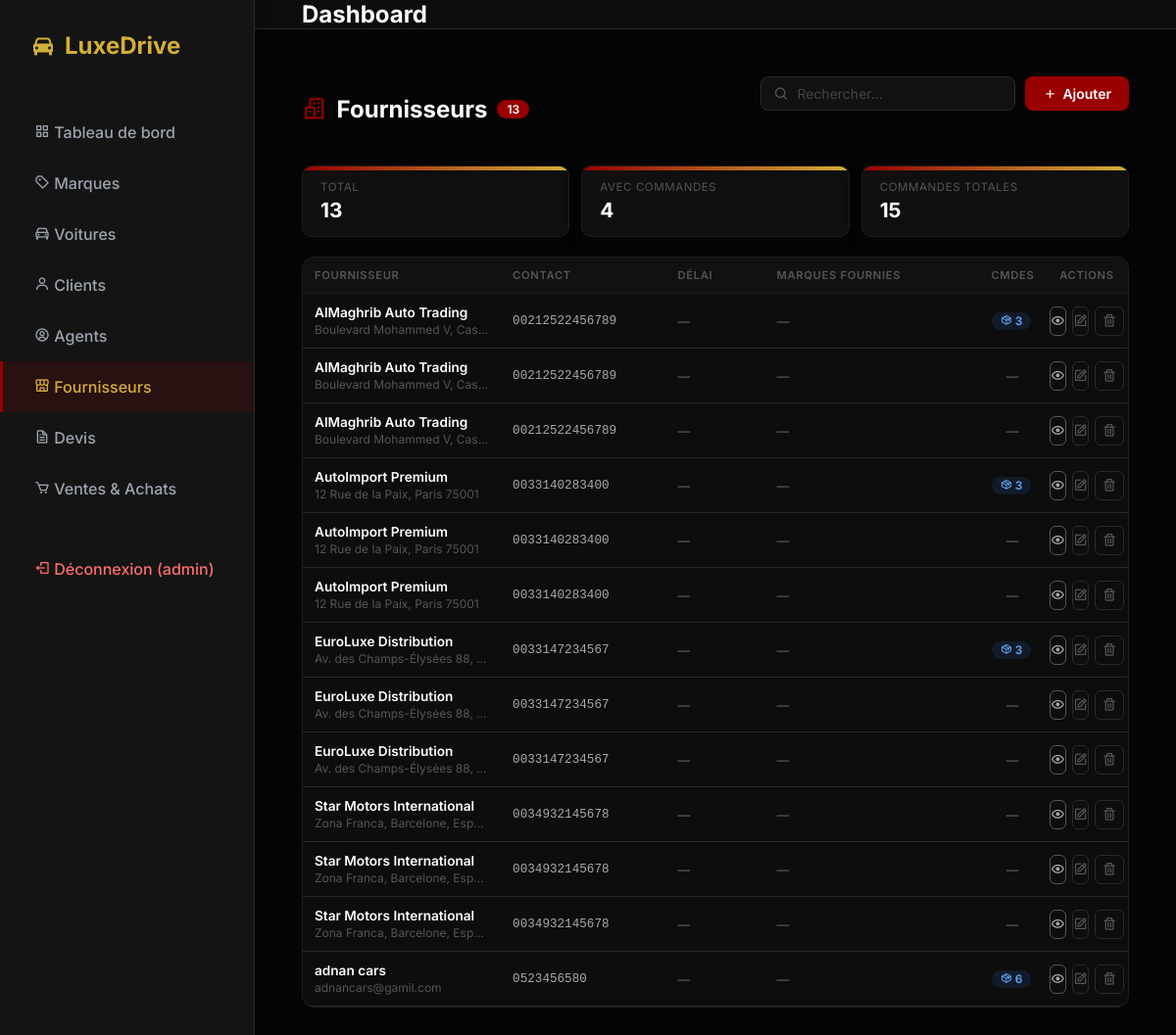
The app's page /fournisseurs (signed in), older data.
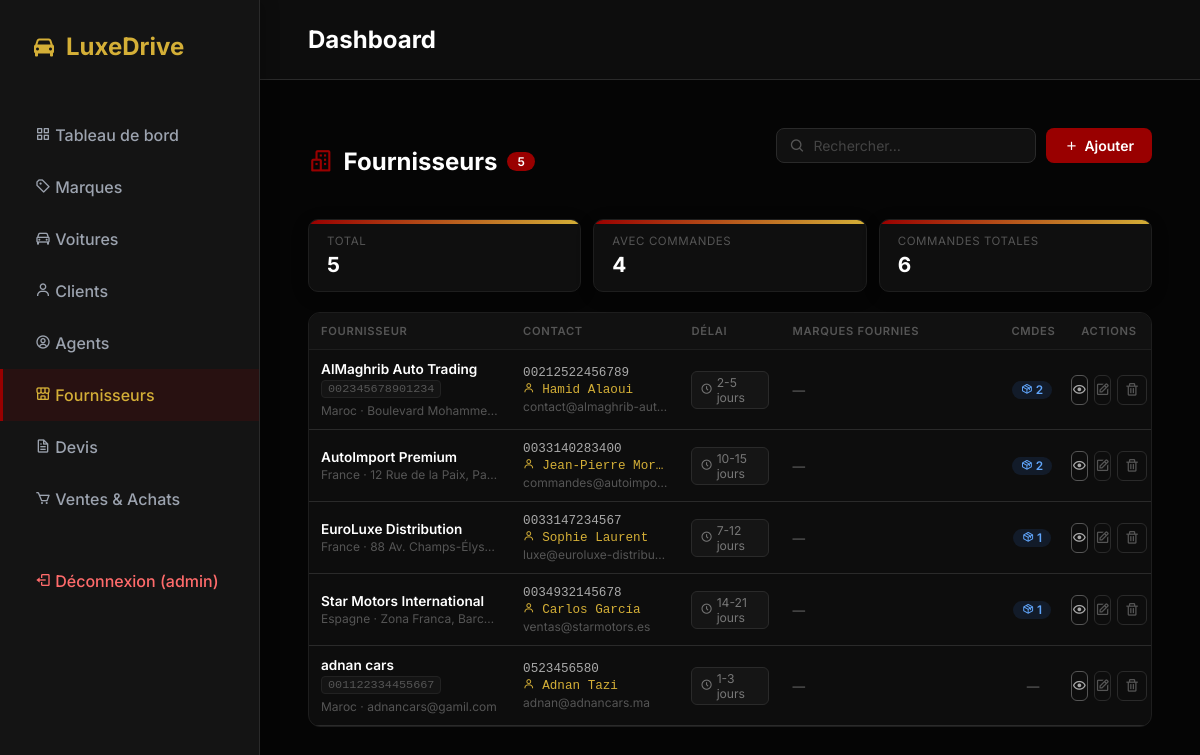
The same page, newer data.
### tables this page shows
CREATE TABLE fournisseur (
    id_fournisseur INTEGER PRIMARY KEY AUTOINCREMENT,
    nom TEXT,
    adresse TEXT,
    telephone TEXT
, ice              TEXT, pays             TEXT, delai_livraison  TEXT, contact_personnel TEXT, email            TEXT);

### app.py (the view, shortened to what this page needs)
@app.route('/fournisseurs', methods=('GET', 'POST'))
@admin_required
def fournisseurs():
    db = get_db()
    cur = db.cursor()
    cur.execute('''
        SELECT
            f.id_fournisseur, f.nom, f.adresse, f.telephone, f.email,
            f.ice, f.pays, f.delai_livraison, f.contact_personnel,
            COUNT(DISTINCT ca.id_cmdA)          AS nb_commandes,
            GROUP_CONCAT(DISTINCT mq.nom_marque) AS marques_fournies
        FROM fournisseur f
        LEFT JOIN commande_achat   ca ON f.id_fournisseur = ca.id_fournisseur
        LEFT JOIN fournisseur_marque fm ON f.id_fournisseur = fm.id_fournisseur
        LEFT JOIN marque            mq ON fm.id_marque = mq.id_marque
        GROUP BY f.id_fournisseur
        ORDER BY f.nom
    ''')
    fournisseurs_list = cur.fetchall()
    cur.execute('SELECT MIN(id_marque) as id_marque, nom_marque FROM marque GROUP BY nom_marque ORDER BY nom_marque')
    marques_list = cur.fetchall()
    cur.execute('''
        SELECT m.id_modele, m.nom_modele, m.id_marque, mq.nom_marque
        FROM modele m JOIN marque mq ON m.id_marque = mq.id_marque
        WHERE m.id_marque IN (SELECT MIN(id_marque) FROM marque GROUP BY nom_marque)
        ORDER BY mq.nom_marque, m.nom_modele
    ''')
    modeles_list = cur.fetchall()
    return render_template('fournisseurs.html',
                           fournisseurs=fournisseurs_list,
                           marques=marques_list,
                           modeles=modeles_list)

### app.py (called while the page is built)
def get_db():
    db = getattr(g, '_database', None)
    if db is None:
        db = g._database = sqlite3.connect(DATABASE)
        db.row_factory = sqlite3.Row
    return db

@app.teardown_appcontext
def close_connection(exception):
    db = getattr(g, '_database', None)
    if db is not None:
        db.close()

@app.before_request
def load_logged_in_user():
    user_id = session.get('user_id')
    if user_id is None:
        g.user = None
    else:
        db = get_db()
        cur = db.cursor()
        cur.execute('SELECT * FROM user WHERE id_user = ?', (user_id,))
        g.user = cur.fetchone()

def admin_required(f):
    @wraps(f)
    def decorated_function(*args, **kwargs):
        if 'user_id' not in session or session.get('role') != 'admin':
            return redirect(url_for('voitures'))
        return f(*args, **kwargs)
    return decorated_function

### templates/fournisseurs.html (shortened to what the changed rows need)
{% extends 'base.html' %}
{% block content %}
<div class="page-header">
  <div class="page-title">
    <i class='bx bx-buildings'></i>
    Fournisseurs
    <span class="badge-count">{{ fournisseurs|length }}</span>
  </div>
</div>
<div class="stats-row">
  <div class="stat-card">
    <div class="label">Total</div>
    <div class="value">{{ fournisseurs|length }}</div>
  </div>
  <div class="stat-card">
    <div class="label">Commandes totales</div>
    <div class="value">{{ fournisseurs|sum(attribute='nb_commandes') if fournisseurs else 0 }}</div>
  </div>
</div>
<div class="table-wrapper">
  <table>
    <colgroup>
    </colgroup>
    <thead>
      <tr>
        <th>Fournisseur</th>
        <th>Contact</th>
        <th>Délai</th>
        <th>Marques fournies</th>
        <th style="text-align:center;">Cmdes</th>
        <th style="text-align:center;">Actions</th>
      </tr>
    </thead>
    <tbody>
      {% if fournisseurs %}
        {% for f in fournisseurs %}
        <tr class="fourn-row">
          <td>
            <div class="td-name">{{ f.nom or '—' }}</div>
            {% if f.ice %}<span class="td-ice">{{ f.ice }}</span>{% endif %}
            {% if f.pays or f.adresse %}
              <div class="td-sub">
                {% if f.pays %}{{ f.pays }}{% endif %}{% if f.pays and f.adresse %} · {% endif %}{% if f.adresse %}{{ f.adresse }}{% endif %}
              </div>
            {% endif %}
          </td>
          <td>
            {% if f.telephone %}<div class="td-mono">{{ f.telephone }}</div>{% endif %}
            {% if f.contact_personnel %}
              <div class="td-mono" style="color:#D4AF37; margin-top:2px;">
                <i class='bx bx-user' style="font-size:0.72rem;"></i> {{ f.contact_personnel }}
              </div>
            {% endif %}
            {% if f.email %}<div class="td-sub" style="margin-top:2px;">{{ f.email }}</div>{% endif %}
          </td>
          <td>
            {% if f.delai_livraison %}
              <span class="delay-badge"><i class='bx bx-time-five'></i> {{ f.delai_livraison }}</span>
            {% else %}
              <span class="td-dim">—</span>
            {% endif %}
          </td>
          <td>
            {% if f.marques_fournies %}
              {% for mq_name in f.marques_fournies.split(',') %}
                <span class="pill-tag orange">{{ mq_name.strip() }}</span>
              {% endfor %}
            {% else %}
              <span class="td-dim">—</span>
            {% endif %}
          </td>
          <td style="text-align:center;">
            {% if f.nb_commandes and f.nb_commandes > 0 %}
              <span class="pill-tag orders"><i class='bx bx-package'></i> {{ f.nb_commandes }}</span>
            {% else %}
              <span class="td-dim">—</span>
            {% endif %}
          </td>
          <td>
            <div class="actions" style="justify-content:center;">
              <a href="/fournisseurs/{{ f.id_fournisseur }}" class="btn-icon" title="Voir" style="border-color:#555;color:#aaa;">
                <i class='bx bx-show'></i>
              </a>
              <a href="/fournisseurs/edit/{{ f.id_fournisseur }}" class="btn-icon edit" title="Modifier">
                <i class='bx bx-edit'></i>
              </a>
              <form method="POST" action="/fournisseurs/delete/{{ f.id_fournisseur }}" style="margin:0;"
                    onsubmit="return confirm('Supprimer ce fournisseur ?')">
                <button type="submit" class="btn-icon del" title="Supprimer">
                  <i class='bx bx-trash'></i>
                </button>
              </form>
            </div>
          </td>
        </tr>
        {% endfor %}
      {% endif %}
    </tbody>
  </table>
</div>
{% endblock %}

Row changes from the older to the newer data that the page shows:
removed fournisseur: nom "AlMaghrib Auto Trading", adresse "Boulevard Mohammed V, Cas…", telephone "00212522456789"
removed fournisseur: nom "AlMaghrib Auto Trading", adresse "Boulevard Mohammed V, Cas…", telephone "00212522456789"
removed fournisseur: nom "AutoImport Premium", adresse "12 Rue de la Paix, Paris 75001", telephone "0033140283400"
removed fournisseur: nom "AutoImport Premium", adresse "12 Rue de la Paix, Paris 75001", telephone "0033140283400"
removed fournisseur: nom "EuroLuxe Distribution", adresse "Av. des Champs-Élysées 88,…", telephone "0033147234567"
removed fournisseur: nom "EuroLuxe Distribution", adresse "Av. des Champs-Élysées 88,…", telephone "0033147234567"
removed fournisseur: nom "Star Motors International", adresse "Zona Franca, Barcelone, Esp…", telephone "0034932145678"
removed fournisseur: nom "Star Motors International", adresse "Zona Franca, Barcelone, Esp…", telephone "0034932145678"
changed fournisseur "AlMaghrib Auto Trading": ice (not shown) → "002345678901234"; pays (not shown) → "Maroc"; adresse "Boulevard Mohammed V, Cas…" → "Boulevard Mohamme…"; contact_personnel (not shown) → "Hamid Alaoui"; email (not shown) → "contact@almaghrib-au…"; delai_livraison (not shown) → "2-5 jours"; nb_commandes "3" → "2"; no longer shows "—"
changed fournisseur "AutoImport Premium": pays (not shown) → "France"; adresse "12 Rue de la Paix, Paris 75001" → "12 Rue de la Paix, Pa…"; contact_personnel (not shown) → "Jean-Pierre Mor…"; email (not shown) → "commandes@autoimp…"; delai_livraison (not shown) → "10-15 jours"; nb_commandes "3" → "2"; no longer shows "—"
changed fournisseur "EuroLuxe Distribution": pays (not shown) → "France"; adresse "Av. des Champs-Élysées 88,…" → "88 Av. Champs-Élys…"; contact_personnel (not shown) → "Sophie Laurent"; email (not shown) → "luxe@euroluxe-distribu…"; delai_livraison (not shown) → "7-12 jours"; nb_commandes "3" → "1"; no longer shows "—"
changed fournisseur "Star Motors International": pays (not shown) → "Espagne"; adresse "Zona Franca, Barcelone, Esp…" → "Zona Franca, Barc…"; contact_personnel (not shown) → "Carlos García"; email (not shown) → "ventas@starmotors.es"; delai_livraison (not shown) → "14-21 jours"; nb_commandes (not shown) → "1"; no longer shows "— —"
changed fournisseur "adnan cars": ice (not shown) → "001122334455667"; pays (not shown) → "Maroc"; contact_personnel (not shown) → "Adnan Tazi"; email (not shown) → "adnan@adnancars.ma"; delai_livraison (not shown) → "1-3 jours"; nb_commandes "6" → (not shown)
Text that changed along with them:
{{ fournisseurs|length }}: "13" → "5"
{{ fournisseurs|sum(attribute='nb_commandes') if fournisseurs else 0 }}: "15" → "6"
